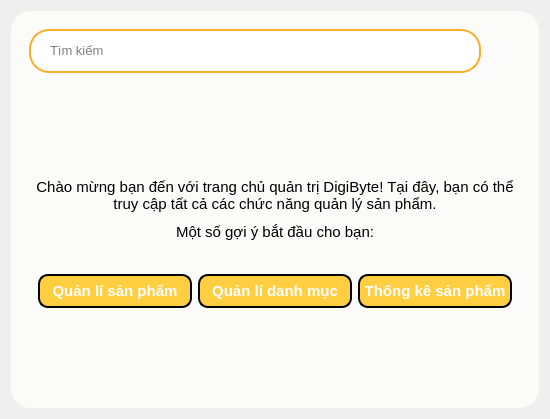
      <widget class="QWidget" name="home_screen">
       <layout class="QHBoxLayout" name="horizontalLayout_3">
        <item>
         <widget class="QWidget" name="widget_2" native="true">
          <property name="font">
           <font>
            <family>Segoe UI</family>
            <bold>false</bold>
           </font>
          </property>
          <property name="styleSheet">
           <string notr="true">QWidget{
	background-color: #FBFBFA;
	border-radius: 20px;
}</string>
          </property>
          <layout class="QVBoxLayout" name="verticalLayout_7">
           <item>
            <widget class="QWidget" name="widget_14" native="true">
             <property name="styleSheet">
              <string notr="true">max-height: 55px;
min-height: 55px;</string>
             </property>
             <layout class="QHBoxLayout" name="horizontalLayout_9">
              <item>
               <widget class="QWidget" name="widget_15" native="true">
                <property name="styleSheet">
                 <string notr="true">QWidget{
	background-color: white;
	border: 2px solid #faae2b;
	max-height: 40px;
	min-height: 40px;
	border-radius: 20px;
	margin: 0px;
}

QWidget:hover{
	background-color: white;
	border: 3px solid #faae2b;
	max-height: 40px;
	min-height: 40px;
	border-radius: 20px;
	margin: 0px;
}

QWidget:pressed{
	background-color: rgb(235, 235, 235);
	border: 3px solid #faae2b;
	max-height: 40px;
	min-height: 40px;
	border-radius: 20px;
	margin: 0px;
}</string>
                </property>
                <layout class="QHBoxLayout" name="horizontalLayout_10">
                 <item>
                  <widget class="QLineEdit" name="lineEdit">
                   <property name="font">
                    <font>
                     <pointsize>10</pointsize>
                    </font>
                   </property>
                   <property name="styleSheet">
                    <string notr="true">max-height: 25px;
min-height: 25px;
border: 0px;
padding-left: 10px;
background-color: transparent;</string>
                   </property>
                   <property name="placeholderText">
                    <string>Tìm kiếm</string>
                   </property>
                  </widget>
                 </item>
                 <item>
                  <widget class="QPushButton" name="pushButton_2">
                   <property name="styleSheet">
                    <string notr="true">QPushButton{
	background-color: white;
	border: 2px solid transparent;
	max-height: 25px;
	min-height: 25px;
	max-width: 25px;
	min-width: 25px;
	border-radius: 14px;
	margin: 0px;
	padding: 0px;
}

QPushButton:hover{
	background-color: rgb(235, 235, 235);
	border: 3px solid transparent;
	max-height: 25px;
	min-height: 25px;
	max-width: 25px;
	min-width: 25px;
	border-radius: 14px;
	margin: 0px; 
	padding: 0px;
}

QPushButton:pressed{
	background-color: rgb(235, 235, 235);
	border: 4px solid transparent;
	max-height: 25px;
	min-height: 25px;
	max-width: 25px;
	min-width: 25px;
	border-radius: 14px;
	margin: 0px; 
	padding: 0px;
}</string>
                   </property>
                   <property name="text">
                    <string/>
                   </property>
                   <property name="icon">
                    <iconset>
                     <normaloff>../../../Python-App-A-/SPCK/Windows/Image/search_d.png</normaloff>../../../Python-App-A-/SPCK/Windows/Image/search_d.png</iconset>
                   </property>
                   <property name="iconSize">
                    <size>
                     <width>18</width>
                     <height>18</height>
                    </size>
                   </property>
                  </widget>
                 </item>
                </layout>
               </widget>
              </item>
              <item>
               <widget class="QPushButton" name="pushButton_23">
                <property name="styleSheet">
                 <string notr="true">QPushButton{
	background-color: transparent;
	border: 2px solid transparent;
	max-height: 30px;
	min-height: 30px;
	max-width: 30px;
	min-width: 30px;
	border-radius: 15px;
	margin: 0px;
	padding: 0px;
}

QPushButton:hover{
	background-color: rgb(235, 235, 235);
	border: 3px solid transparent;
	max-height: 30px;
	min-height: 30px;
	max-width: 30px;
	min-width: 30px;
	border-radius: 15px;
	margin: 0px; 
	padding: 0px;
}

QPushButton:pressed{
	background-color: rgb(235, 235, 235);
	border: 4px solid transparent;
	max-height: 30px;
	min-height: 30px;
	max-width: 30px;
	min-width: 30px;
	border-radius: 15px;
	margin: 0px; 
	padding: 0px;
}</string>
                </property>
                <property name="text">
                 <string/>
                </property>
                <property name="icon">
                 <iconset>
                  <normaloff>../Image/cart_d.png</normaloff>../Image/cart_d.png</iconset>
                </property>
                <property name="iconSize">
                 <size>
                  <width>18</width>
                  <height>18</height>
                 </size>
                </property>
               </widget>
              </item>
             </layout>
            </widget>
           </item>
           <item>
            <widget class="QWidget" name="widget_13" native="true">
             <property name="styleSheet">
              <string notr="true">border-radius: 0px;</string>
             </property>
             <layout class="QVBoxLayout" name="verticalLayout_5">
              <item>
               <spacer name="verticalSpacer_3">
                <property name="orientation">
                 <enum>Qt::Orientation::Vertical</enum>
                </property>
                <property name="sizeHint" stdset="0">
                 <size>
                  <width>20</width>
                  <height>40</height>
                 </size>
                </property>
               </spacer>
              </item>
              <item>
               <widget class="QWidget" name="widget_8" native="true">
                <layout class="QHBoxLayout" name="horizontalLayout_13">
                 <item>
                  <spacer name="horizontalSpacer">
                   <property name="orientation">
                    <enum>Qt::Orientation::Horizontal</enum>
                   </property>
                   <property name="sizeHint" stdset="0">
                    <size>
                     <width>40</width>
                     <height>20</height>
                    </size>
                   </property>
                  </spacer>
                 </item>
                 <item>
                  <widget class="QLabel" name="label_7">
                   <property name="styleSheet">
                    <string notr="true">max-height: 200px;
max-width: 500px;</string>
                   </property>
                   <property name="text">
                    <string/>
                   </property>
                   <property name="pixmap">
                    <pixmap>../Image/logo.png</pixmap>
                   </property>
                   <property name="scaledContents">
                    <bool>true</bool>
                   </property>
                  </widget>
                 </item>
                 <item>
                  <spacer name="horizontalSpacer_2">
                   <property name="orientation">
                    <enum>Qt::Orientation::Horizontal</enum>
                   </property>
                   <property name="sizeHint" stdset="0">
                    <size>
                     <width>40</width>
                     <height>20</height>
                    </size>
                   </property>
                  </spacer>
                 </item>
                </layout>
               </widget>
              </item>
              <item>
               <widget class="QTextBrowser" name="textBrowser">
                <property name="font">
                 <font>
                  <family>Segoe UI</family>
                 </font>
                </property>
                <property name="styleSheet">
                 <string notr="true">max-height: 80px;</string>
                </property>
                <property name="verticalScrollBarPolicy">
                 <enum>Qt::ScrollBarPolicy::ScrollBarAlwaysOff</enum>
                </property>
                <property name="horizontalScrollBarPolicy">
                 <enum>Qt::ScrollBarPolicy::ScrollBarAlwaysOff</enum>
                </property>
                <property name="html">
                 <string>&lt;!DOCTYPE HTML PUBLIC &quot;-//W3C//DTD HTML 4.0//EN&quot; &quot;http://www.w3.org/TR/REC-html40/strict.dtd&quot;&gt;
&lt;html&gt;&lt;head&gt;&lt;meta name=&quot;qrichtext&quot; content=&quot;1&quot; /&gt;&lt;meta charset=&quot;utf-8&quot; /&gt;&lt;style type=&quot;text/css&quot;&gt;
p, li { white-space: pre-wrap; }
hr { height: 1px; border-width: 0; }
li.unchecked::marker { content: &quot;\2610&quot;; }
li.checked::marker { content: &quot;\2612&quot;; }
&lt;/style&gt;&lt;/head&gt;&lt;body style=&quot; font-family:'Segoe UI'; font-size:10pt; font-weight:400; font-style:normal;&quot;&gt;
&lt;p align=&quot;center&quot; style=&quot; margin-top:0px; margin-bottom:0px; margin-left:0px; margin-right:0px; -qt-block-indent:0; text-indent:0px;&quot;&gt;&lt;span style=&quot; font-size:11pt;&quot;&gt;Chào mừng bạn đến với trang chủ quản trị DigiByte! Tại đây, bạn có thể truy cập tất cả các chức năng quản lý sản phẩm.&lt;/span&gt;&lt;/p&gt;
&lt;p align=&quot;center&quot; style=&quot; margin-top:0px; margin-bottom:0px; margin-left:0px; margin-right:0px; -qt-block-indent:0; text-indent:0px;&quot;&gt;&lt;span style=&quot; font-size:6pt;&quot;&gt; &lt;/span&gt;&lt;/p&gt;
&lt;p align=&quot;center&quot; style=&quot; margin-top:0px; margin-bottom:0px; margin-left:0px; margin-right:0px; -qt-block-indent:0; text-indent:0px;&quot;&gt;&lt;span style=&quot; font-size:11pt;&quot;&gt;Một số gợi ý bắt đầu cho bạn:&lt;/span&gt;&lt;/p&gt;&lt;/body&gt;&lt;/html&gt;</string>
                </property>
               </widget>
              </item>
              <item>
               <widget class="QWidget" name="widget_7" native="true">
                <property name="styleSheet">
                 <string notr="true">max-height: 50px;</string>
                </property>
                <layout class="QHBoxLayout" name="horizontalLayout_2">
                 <item>
                  <widget class="QPushButton" name="qlsp">
                   <property name="font">
                    <font>
                     <family>Segoe UI</family>
                     <pointsize>11</pointsize>
                     <bold>true</bold>
                    </font>
                   </property>
                   <property name="styleSheet">
                    <string notr="true">QPushButton{
	border: 2px solid black;
	border-radius: 10px;
	background-color: #FFCE41;
	color: white;
	max-height: 30px;
	min-height: 30px;
	max-width: 150px;
	min-width: 150px;
	margin-bottom: 0px;
	margin-top: 5px;
}

QPushButton::hover{
	border: 3px solid black;
	border-radius: 10px;
	background-color: #FFCE41;
	max-height: 30px;
	min-height: 30px;
	max-width: 150px;
	min-width: 150px;
	margin-bottom: 0px;
	margin-top: 5px;
}

QPushButton::pressed{
	border: 3px solid black;
	border-radius: 10px;
	background-color: rgb(234, 188, 59);
	max-height: 30px;
	min-height: 30px;
	max-width: 150px;
	min-width: 150px;
	margin-bottom: 0px;
	margin-top: 5px;
}</string>
                   </property>
                   <property name="text">
                    <string>Quản lí sản phẩm</string>
                   </property>
                  </widget>
                 </item>
                 <item>
                  <widget class="QPushButton" name="qldm">
                   <property name="font">
                    <font>
                     <family>Segoe UI</family>
                     <pointsize>11</pointsize>
                     <bold>true</bold>
                    </font>
                   </property>
                   <property name="styleSheet">
                    <string notr="true">QPushButton{
	border: 2px solid black;
	border-radius: 10px;
	background-color: #FFCE41;
	color: white;
	max-height: 30px;
	min-height: 30px;
	max-width: 150px;
	min-width: 150px;
	margin-bottom: 0px;
	margin-top: 5px;
}

QPushButton::hover{
	border: 3px solid black;
	border-radius: 10px;
	background-color: #FFCE41;
	max-height: 30px;
	min-height: 30px;
	max-width: 150px;
	min-width: 150px;
	margin-bottom: 0px;
	margin-top: 5px;
}

QPushButton::pressed{
	border: 3px solid black;
	border-radius: 10px;
	background-color: rgb(234, 188, 59);
	max-height: 30px;
	min-height: 30px;
	max-width: 150px;
	min-width: 150px;
	margin-bottom: 0px;
	margin-top: 5px;
}</string>
                   </property>
                   <property name="text">
                    <string>Quản lí danh mục</string>
                   </property>
                  </widget>
                 </item>
                 <item>
                  <widget class="QPushButton" name="tk">
                   <property name="font">
                    <font>
                     <family>Segoe UI</family>
                     <pointsize>11</pointsize>
                     <bold>true</bold>
                    </font>
                   </property>
                   <property name="styleSheet">
                    <string notr="true">QPushButton{
	border: 2px solid black;
	border-radius: 10px;
	background-color: #FFCE41;
	color: white;
	max-height: 30px;
	min-height: 30px;
	max-width: 150px;
	min-width: 150px;
	margin-bottom: 0px;
	margin-top: 5px;
}

QPushButton::hover{
	border: 3px solid black;
	border-radius: 10px;
	background-color: #FFCE41;
	max-height: 30px;
	min-height: 30px;
	max-width: 150px;
	min-width: 150px;
	margin-bottom: 0px;
	margin-top: 5px;
}

QPushButton::pressed{
	border: 3px solid black;
	border-radius: 10px;
	background-color: rgb(234, 188, 59);
	max-height: 30px;
	min-height: 30px;
	max-width: 150px;
	min-width: 150px;
	margin-bottom: 0px;
	margin-top: 5px;
}</string>
                   </property>
                   <property name="text">
                    <string>Thống kê sản phẩm</string>
                   </property>
                  </widget>
                 </item>
                </layout>
               </widget>
              </item>
              <item>
               <spacer name="verticalSpacer_4">
                <property name="orientation">
                 <enum>Qt::Orientation::Vertical</enum>
                </property>
                <property name="sizeHint" stdset="0">
                 <size>
                  <width>20</width>
                  <height>40</height>
                 </size>
                </property>
               </spacer>
              </item>
              <item>
               <spacer name="verticalSpacer_2">
                <property name="orientation">
                 <enum>Qt::Orientation::Vertical</enum>
                </property>
                <property name="sizeHint" stdset="0">
                 <size>
                  <width>20</width>
                  <height>40</height>
                 </size>
                </property>
               </spacer>
              </item>
             </layout>
            </widget>
           </item>
          </layout>
         </widget>
        </item>
       </layout>
      </widget>
